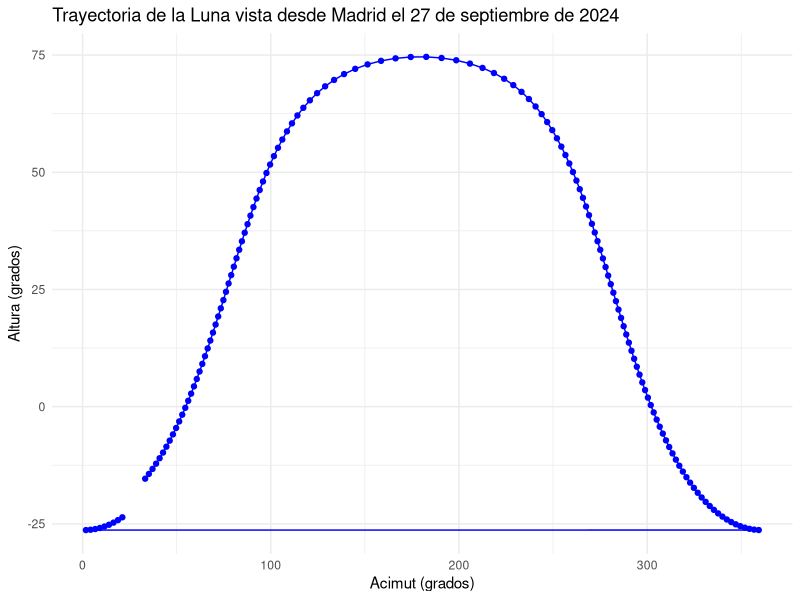
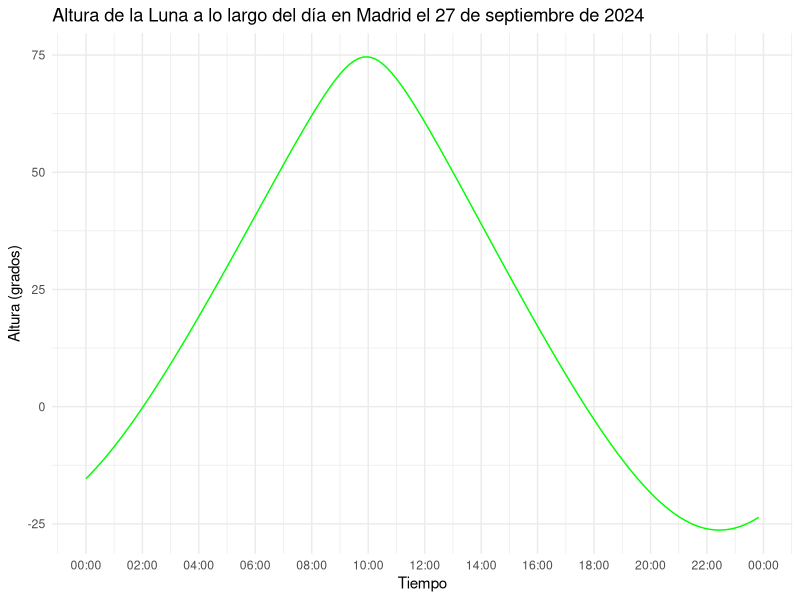

These figures' R source, in order:
# -------------------------------------------------------------
# Representación en 2D de la trayectoria de la Luna
# vista desde Madrid el 27 de septiembre de 2024.
# -------------------------------------------------------------

# --- 1. Instalar y cargar las librerías necesarias ---

# Instalar las librerías (si no están instaladas)
if (!require("lubridate")) install.packages("lubridate")
if (!require("ggplot2")) install.packages("ggplot2")

# Cargar las librerías
library(lubridate)
library(ggplot2)

# --- 2. Definir las funciones para calcular la posición de la Luna ---

# 2.1 Función para calcular el Día Juliano (JD) vectorizado
calcular_dia_juliano_vectorizado <- function(anio, mes, dia, hora = 0, minuto = 0, segundo = 0) {
  # Convertir todos los inputs a vectores de la misma longitud
  max_length <- max(length(anio), length(mes), length(dia), length(hora), length(minuto), length(segundo))
  anio <- rep(anio, length.out = max_length)
  mes <- rep(mes, length.out = max_length)
  dia <- rep(dia, length.out = max_length)
  hora <- rep(hora, length.out = max_length)
  minuto <- rep(minuto, length.out = max_length)
  segundo <- rep(segundo, length.out = max_length)
  
  # Ajustar mes y año si el mes es enero o febrero
  idx <- mes <= 2
  anio[idx] <- anio[idx] - 1
  mes[idx] <- mes[idx] + 12
  
  # Calcular la fracción del día
  fraccion_dia <- (hora + (minuto + segundo / 60) / 60) / 24
  
  # Calcular los componentes necesarios
  A <- floor(anio / 100)
  
  # Determinar si la fecha es posterior al inicio del calendario gregoriano
  es_gregoriano <- ( (anio > 1582) |
                       (anio == 1582 & mes > 10) |
                       (anio == 1582 & mes == 10 & dia >= 15) )
  es_juliano <- ( (anio < 1582) |
                    (anio == 1582 & mes < 10) |
                    (anio == 1582 & mes == 10 & dia <= 4) )
  
  B <- numeric(length(anio))
  B[es_gregoriano] <- 2 - A[es_gregoriano] + floor(A[es_gregoriano] / 4)
  B[es_juliano] <- 0
  
  # Verificar fechas inexistentes (entre el 5 y el 14 de octubre de 1582)
  fechas_inexistentes <- !(es_gregoriano | es_juliano)
  if (any(fechas_inexistentes)) {
    stop("Una o más fechas ingresadas no existen en el calendario (entre el 5 y el 14 de octubre de 1582).")
  }
  
  # Calcular el Día Juliano
  JD <- floor(365.25 * (anio + 4716)) +
    floor(30.6001 * (mes + 1)) +
    dia + fraccion_dia + B - 1524.5
  
  return(JD)
}

# 2.2 Función para calcular la posición geocéntrica de la Luna (vectorizada)
calcular_posicion_luna <- function(JD) {
  T <- (JD - 2451545.0) / 36525
  
  # Variables fundamentales (en grados)
  L1 <- 218.3164477 + 481267.88123421 * T -
    0.0015786 * T^2 + T^3 / 538841 - T^4 / 65194000
  D  <- 297.8501921 + 445267.1114034 * T -
    0.0018819 * T^2 + T^3 / 545868 - T^4 / 113065000
  M  <- 357.5291092 + 35999.0502909 * T -
    0.0001536 * T^2 + T^3 / 24490000
  M1 <- 134.9633964 + 477198.8675055 * T +
    0.0087414 * T^2 + T^3 / 69699 - T^4 / 14712000
  F  <- 93.2720950 + 483202.0175233 * T -
    0.0036539 * T^2 - T^3 / 3526000 + T^4 / 863310000
  
  # Reducir al rango 0° - 360°
  L1 <- L1 %% 360
  D  <- D %% 360
  M  <- M %% 360
  M1 <- M1 %% 360
  F  <- F %% 360
  
  # Convertir a radianes
  deg_to_rad <- pi / 180
  L1_rad <- L1 * deg_to_rad
  D_rad  <- D * deg_to_rad
  M_rad  <- M * deg_to_rad
  M1_rad <- M1 * deg_to_rad
  F_rad  <- F * deg_to_rad
  
  # Términos para la longitud (en grados)
  suma_longitud <- (-1.274 * sin(M1_rad - 2 * D_rad) +
                      0.658 * sin(2 * D_rad) +
                      -0.186 * sin(M_rad) +
                      -0.059 * sin(2 * M1_rad - 2 * D_rad) +
                      -0.057 * sin(M1_rad - 2 * D_rad + M_rad) +
                      0.053 * sin(M1_rad + 2 * D_rad) +
                      -0.046 * sin(2 * D_rad - M_rad) +
                      0.041 * sin(M1_rad - M_rad) +
                      -0.035 * sin(D_rad) +
                      -0.031 * sin(M1_rad + M_rad))
  
  # Longitud eclíptica de la Luna (en radianes)
  lambda_rad <- (L1 + suma_longitud) * deg_to_rad
  
  # Latitud eclíptica (en radianes)
  beta_rad <- (5.128 * sin(F_rad)) * deg_to_rad
  
  # Distancia a la Luna en kilómetros (simplificado)
  delta <- rep(385000.56, length(JD))  # Vector constante de la misma longitud que JD
  
  return(list(lambda = lambda_rad, beta = beta_rad, delta = delta))
}

# 2.3 Función para convertir coordenadas eclípticas a ecuatoriales (vectorizada)
ecliptica_a_ecuatorial <- function(lambda, beta, JD) {
  T <- (JD - 2451545.0) / 36525
  
  # Oblicuidad media de la eclíptica (en grados)
  epsilon <- 23 + 26 / 60 + 21.448 / 3600 -
    (46.8150 * T + 0.00059 * T^2 - 0.001813 * T^3) / 3600
  epsilon_rad <- epsilon * pi / 180  # Convertir a radianes
  
  # Asegurar que epsilon_rad tenga la misma longitud que lambda
  if (length(epsilon_rad) == 1 && length(lambda) > 1) {
    epsilon_rad <- rep(epsilon_rad, length(lambda))
  }
  
  # Cálculo de la ascensión recta (alpha) y declinación (delta)
  sin_alpha <- sin(lambda) * cos(epsilon_rad) - tan(beta) * sin(epsilon_rad)
  cos_alpha <- cos(lambda)
  alpha <- atan2(sin_alpha, cos_alpha)
  
  delta <- asin(sin(beta) * cos(epsilon_rad) + cos(beta) * sin(epsilon_rad) * sin(lambda))
  
  # Normalizar alpha entre 0 y 2*pi
  alpha <- (alpha + 2 * pi) %% (2 * pi)
  
  return(list(alpha = alpha, delta = delta))
}

# 2.4 Función para calcular el acimut y la altura desde una localización geográfica (vectorizada)
calcular_acimut_altura <- function(alpha, delta, JD, latitud, longitud) {
  # Convertir longitud y latitud a radianes
  latitud_rad <- latitud * pi / 180
  longitud_rad <- longitud * pi / 180
  
  # Tiempo Sideral en Greenwich (en grados)
  T <- (JD - 2451545.0) / 36525
  theta0 <- 280.46061837 + 360.98564736629 * (JD - 2451545.0) +
    0.000387933 * T^2 - T^3 / 38710000
  theta0 <- theta0 %% 360
  theta0_rad <- theta0 * pi / 180
  
  # Tiempo Sideral Local (en radianes)
  TSL <- theta0_rad + longitud_rad
  
  # Ángulo Horario (H)
  H <- (TSL - alpha + pi) %% (2 * pi) - pi  # Normalizar entre -pi y pi
  
  # Cálculo de la altura (elevación) y acimut
  sin_altura <- sin(delta) * sin(latitud_rad) + cos(delta) * cos(latitud_rad) * cos(H)
  altura <- asin(sin_altura)
  
  sin_acimut <- -cos(delta) * cos(latitud_rad) * sin(H)
  cos_acimut <- sin(delta) - sin(altura) * sin(latitud_rad)
  acimut <- atan2(sin_acimut, cos_acimut)
  acimut <- (acimut + 2 * pi) %% (2 * pi)  # Normalizar entre 0 y 2*pi
  
  # Convertir a grados
  altura_deg <- altura * 180 / pi
  acimut_deg <- acimut * 180 / pi
  
  return(list(acimut = acimut_deg, altura = altura_deg))
}

# 2.5 Función principal para calcular la posición de la Luna desde una localización geográfica
posicion_luna_observador <- function(anio, mes, dia, hora = 0, minuto = 0, segundo = 0, latitud, longitud) {
  # Calcular el Día Juliano
  JD <- calcular_dia_juliano_vectorizado(anio, mes, dia, hora, minuto, segundo)
  
  # Calcular las coordenadas eclípticas de la Luna
  pos_luna <- calcular_posicion_luna(JD)
  
  # Convertir a coordenadas ecuatoriales
  pos_ecuatorial <- ecliptica_a_ecuatorial(pos_luna$lambda, pos_luna$beta, JD)
  
  # Calcular el acimut y la altura desde la ubicación del observador
  pos_horizontal <- calcular_acimut_altura(pos_ecuatorial$alpha, pos_ecuatorial$delta, JD, latitud, longitud)
  
  # Retornar todos los resultados
  return(list(acimut = pos_horizontal$acimut,
              altura = pos_horizontal$altura,
              alpha = pos_ecuatorial$alpha,
              delta = pos_ecuatorial$delta,
              lambda = pos_luna$lambda,
              beta = pos_luna$beta))
}

# --- 3. Generar la trayectoria de la Luna para el 27 de septiembre de 2024 ---

# 3.1 Definir la fecha y la localización

# Fecha inicial y final en hora local de Madrid
fecha_inicial <- as.POSIXct("2024-09-27 00:00:00", tz = "Europe/Madrid")
fecha_final <- as.POSIXct("2024-09-27 23:59:59", tz = "Europe/Madrid")

# Crear secuencia de tiempos cada 10 minutos
tiempos <- seq(from = fecha_inicial, to = fecha_final, by = "10 min")

# Convertir a UTC (Tiempo Universal Coordinado)
tiempos_utc <- with_tz(tiempos, tzone = "UTC")

# 3.2 Extraer componentes de fecha y hora
anios <- year(tiempos_utc)
meses <- month(tiempos_utc)
dias <- day(tiempos_utc)
horas <- hour(tiempos_utc)
minutos <- minute(tiempos_utc)
segundos <- second(tiempos_utc)

# 3.3 Definir la localización de Madrid
latitud_madrid <- 40.4168   # Latitud en grados norte
longitud_madrid <- -3.7038  # Longitud en grados este (negativa hacia el oeste)

# --- 4. Calcular la posición de la Luna para cada tiempo ---

# Calcular la posición de la Luna para cada momento
posiciones <- posicion_luna_observador(anios, meses, dias, horas, minutos, segundos, latitud_madrid, longitud_madrid)

# --- 5. Preparar los datos para la representación en 2D ---

# Crear un data frame con los resultados
datos_luna <- data.frame(
  tiempo = tiempos,
  acimut = posiciones$acimut,
  altura = posiciones$altura
)

# --- 6. Representar la trayectoria de la Luna en 2D ---

# 6.1 Gráfico de altura vs. acimut (trayectoria en el horizonte)

# Crear el gráfico
ggplot(datos_luna, aes(x = acimut, y = altura)) +
  geom_path(color = 'blue') +
  geom_point(color = 'blue') +
  labs(title = 'Trayectoria de la Luna vista desde Madrid el 27 de septiembre de 2024',
       x = 'Acimut (grados)',
       y = 'Altura (grados)') +
  theme_minimal()

# 6.2 Gráfico de altura vs. tiempo (evolución de la altura a lo largo del día)

# Crear el gráfico
ggplot(datos_luna, aes(x = tiempo, y = altura)) +
  geom_line(color = 'green') +
  labs(title = 'Altura de la Luna a lo largo del día en Madrid el 27 de septiembre de 2024',
       x = 'Tiempo',
       y = 'Altura (grados)') +
  theme_minimal() +
  scale_x_datetime(date_labels = "%H:%M", date_breaks = "2 hours")


